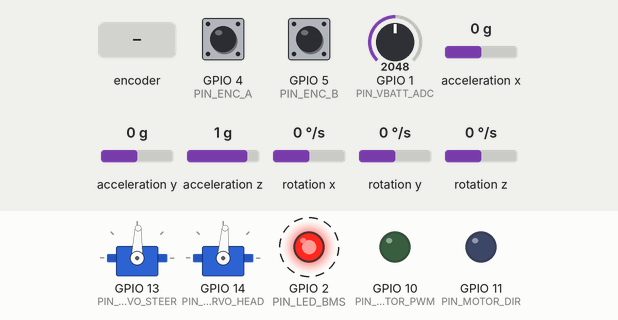
A program run on a simulated ESP32-S3. On the bench: 2 × servo, output pins drawn as LEDs (lit = HIGH). Wiring (from diagram.json): MPU-6050 motion sensor at I2C address 0x68. Dashed ring = blinking. The inputs (shaded band) are chosen by the test bench; at power-on: GPIO 1 (PIN_VBATT_ADC) = 2048, rotation x 0 °/s, acceleration z 1 g, GPIO 4 (PIN_ENC_A) HIGH, GPIO 5 (PIN_ENC_B) HIGH, acceleration x 0 g, acceleration y 0 g, rotation y 0 °/s, rotation z 0 °/s (analog values on the 0–4095 scale). What the program prints to the serial monitor is not drawn.

Above: at 1.49 s.
1.5 s: GPIO 1 (PIN_VBATT_ADC) set to 2688
At 1.7 s:
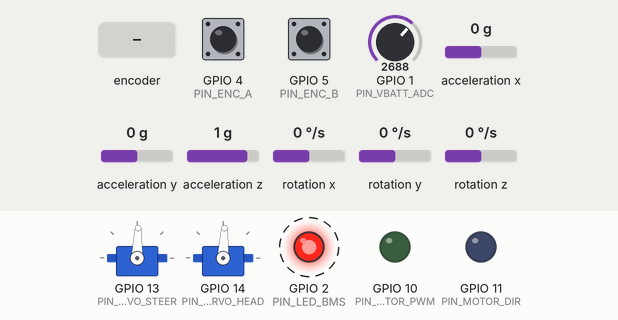
4.5 s: GPIO 1 (PIN_VBATT_ADC) set to 2774
At 5.4 s:
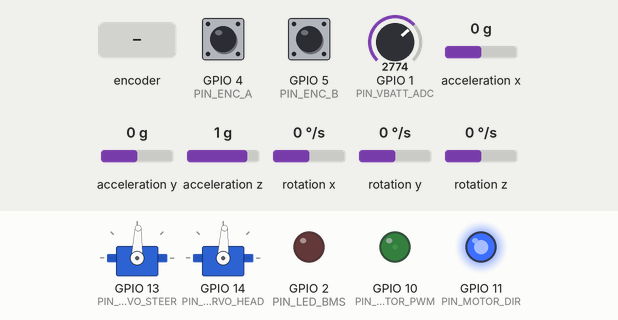
6.0 s: rotation x set to 100 °/s
At 6.45 s:
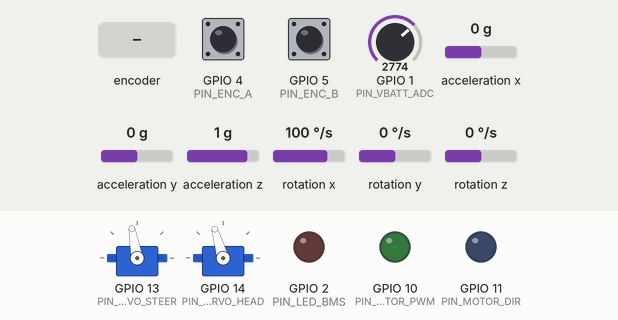
9.0 s: rotary encoder on GPIO 4 (PIN_ENC_A) / GPIO 5 (PIN_ENC_B) turned 1 step (first pin leading)
12.0 s: acceleration z set to 0.8 g
13.5 s: acceleration z set to 0.5 g
At 14.39 s:
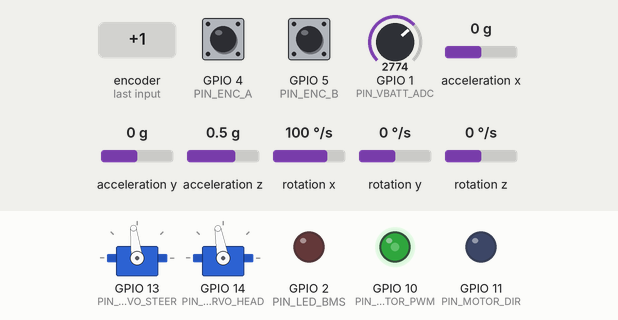
Timing chart, 0 to 26.6 s (numbered marks = the images above; inputs shaded):
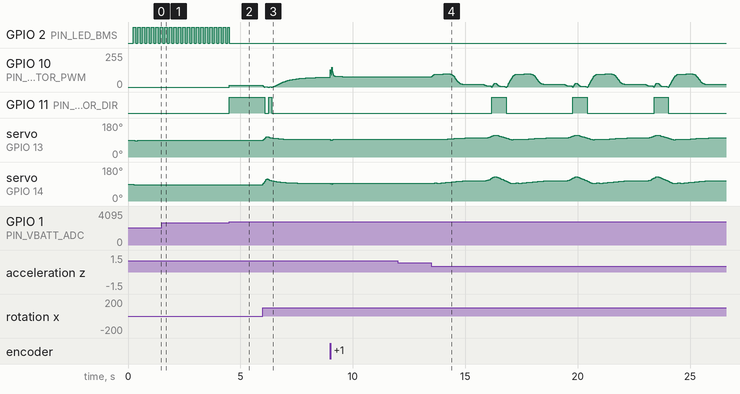

The program:

main.cpp
```cpp
#include <Arduino.h>
#include <Wire.h>
#include <ESP32Servo.h>
#include <math.h>
#include "bb8_policy.h"

// ============================================================================
// PINOUT ESP32-S3 (identique au schéma de câblage réel)
// ============================================================================
constexpr int PIN_VBATT_ADC   = 1;
constexpr int PIN_LED_BMS     = 2;
constexpr int PIN_ENC_A       = 4;
constexpr int PIN_ENC_B       = 5;
constexpr int PIN_I2C_SDA     = 8;
constexpr int PIN_I2C_SCL     = 9;
constexpr int PIN_MOTOR_PWM   = 10;
constexpr int PIN_MOTOR_DIR   = 11;
constexpr int PIN_SERVO_STEER = 13;
constexpr int PIN_SERVO_HEAD  = 14;

// Constantes physiques & sécurité (alignées sur bb8_env.py)
constexpr uint8_t MPU_ADDR       = 0x68;
constexpr float   DT_CTRL        = 0.02f;   // 50 Hz
constexpr float   SPHERE_RADIUS  = 0.25f;   // Rayon sphère BB-8 (m)
constexpr float   VBATT_CUTOFF   = 12.6f;   // Coupure BMS LiPo 4S
constexpr float   DIVIDER_RATIO  = 5.7f;    // (47k + 10k) / 10k
constexpr float   TICKS_PER_REV  = 20.0f;   // KY-040 Wokwi (remplacer par CPR*réducteur en réel)
constexpr float   MAX_STEER_RAD  = 0.50f;   // ±28.6°

Servo servoSteer;
Servo servoHead;

// Encodeur en quadrature (interruption matérielle)
volatile long encTicks = 0;
long prevEncTicks = 0;

void IRAM_ATTR onEncoderA() {
  if (digitalRead(PIN_ENC_B) == digitalRead(PIN_ENC_A)) {
    encTicks = encTicks + 1;
  } else {
    encTicks = encTicks - 1;
  }
}

// État capteurs
float g_est[3]     = {0.0f, 0.0f, -1.0f};
float accel_ms2[3] = {0.0f, 0.0f, 9.81f};
float gyro_rads[3] = {0.0f, 0.0f, 0.0f};
float omega_enc    = 0.0f;
float v_batt       = 16.0f;
float steer_pos    = 0.0f;  // Position pendule (rad) — remplacer par AS5600 ou STS3215 en réel

// État interne PPO v3 (identique à bb8_env.py)
bool  ppo_mode       = true;
float cmd_v          = 0.0f;
float cmd_yaw        = 0.0f;
float action_filt[2] = {0.0f, 0.0f};
float v_err_int      = 0.0f;
float yaw_err_int    = 0.0f;

// Consignes mode manuel
float manual_pwm   = 0.0f;
float manual_steer = 0.0f;

bool initMPU6050() {
  Wire.beginTransmission(MPU_ADDR);
  Wire.write(0x6B);
  Wire.write(0x00);
  return (Wire.endTransmission() == 0);
}

bool readMPU6050() {
  Wire.beginTransmission(MPU_ADDR);
  Wire.write(0x3B);
  if (Wire.endTransmission(false) != 0) return false;
  if (Wire.requestFrom(MPU_ADDR, (uint8_t)14) != 14) return false;

  auto read16 = []() -> int16_t {
    return (int16_t)((Wire.read() << 8) | Wire.read());
  };

  int16_t ax = read16(), ay = read16(), az = read16();
  (void)read16();
  int16_t gx = read16(), gy = read16(), gz = read16();

  accel_ms2[0] = (ax / 16384.0f) * 9.81f;
  accel_ms2[1] = (ay / 16384.0f) * 9.81f;
  accel_ms2[2] = (az / 16384.0f) * 9.81f;

  constexpr float DEG2RAD = 3.14159265f / 180.0f;
  gyro_rads[0] = (gx / 131.0f) * DEG2RAD;
  gyro_rads[1] = (gy / 131.0f) * DEG2RAD;
  gyro_rads[2] = (gz / 131.0f) * DEG2RAD;
  return true;
}

void updateComplementaryFilter(float dt) {
  float cross[3] = {
    gyro_rads[1] * g_est[2] - gyro_rads[2] * g_est[1],
    gyro_rads[2] * g_est[0] - gyro_rads[0] * g_est[2],
    gyro_rads[0] * g_est[1] - gyro_rads[1] * g_est[0]
  };
  float g_pred[3] = {
    g_est[0] - cross[0] * dt,
    g_est[1] - cross[1] * dt,
    g_est[2] - cross[2] * dt
  };
  float n_pred = sqrtf(g_pred[0]*g_pred[0] + g_pred[1]*g_pred[1] + g_pred[2]*g_pred[2]);
  if (n_pred > 1e-6f) {
    g_pred[0] /= n_pred; g_pred[1] /= n_pred; g_pred[2] /= n_pred;
  }

  float a_norm = sqrtf(accel_ms2[0]*accel_ms2[0] + accel_ms2[1]*accel_ms2[1] + accel_ms2[2]*accel_ms2[2]);
  if (a_norm > 6.5f && a_norm < 13.0f) {
    constexpr float alpha = 0.04f;
    for (int i = 0; i < 3; i++) {
      float g_acc = -accel_ms2[i] / a_norm;
      g_est[i] = (1.0f - alpha) * g_pred[i] + alpha * g_acc;
    }
    float n = sqrtf(g_est[0]*g_est[0] + g_est[1]*g_est[1] + g_est[2]*g_est[2]);
    if (n > 1e-6f) {
      g_est[0] /= n; g_est[1] /= n; g_est[2] /= n;
    }
  } else {
    for (int i = 0; i < 3; i++) g_est[i] = g_pred[i];
  }
}

void runPolicySelfTest() {
  float act_out[BB8_ACT_DIM];
  uint32_t t0 = micros();
  bb8_policy_step(BB8_TEST_OBS, act_out);
  uint32_t dt_us = micros() - t0;

  float max_err = 0.0f;
  for (int i = 0; i < BB8_ACT_DIM; ++i) {
    float e = fabsf(act_out[i] - BB8_TEST_ACT_REF[i]);
    if (e > max_err) max_err = e;
  }

  Serial.println("\n=== AUTO-TEST PPO v3 SUR ESP32-S3 ===");
  Serial.printf("  Sortie ESP32 : [%+.5f, %+.5f]\n", act_out[0], act_out[1]);
  Serial.printf("  Ref PyTorch  : [%+.5f, %+.5f]\n", BB8_TEST_ACT_REF[0], BB8_TEST_ACT_REF[1]);
  Serial.printf("  Ecart max    : %.2e  -> %s\n", max_err, max_err < 1e-4f ? "OK" : "ERREUR");
  Serial.printf("  Temps infer. : %lu us\n", (unsigned long)dt_us);
}

void handleSerialCommands() {
  while (Serial.available()) {
    char c = (char)tolower(Serial.read());
    if (c == 'm') {
      ppo_mode = !ppo_mode;
      v_err_int = 0.0f;
      yaw_err_int = 0.0f;
      action_filt[0] = 0.0f;
      action_filt[1] = 0.0f;
      Serial.printf(">>> Mode bascule : %s\n", ppo_mode ? "PPO v3" : "MANUEL");
    } else if (ppo_mode) {
      if (c == 'z') cmd_v = constrain(cmd_v + 0.25f, -0.80f, 1.48f);
      else if (c == 's') cmd_v = constrain(cmd_v - 0.25f, -0.80f, 1.48f);
      else if (c == 'q') cmd_yaw = constrain(cmd_yaw + 0.20f, -0.78f, 0.78f);
      else if (c == 'd') cmd_yaw = constrain(cmd_yaw - 0.20f, -0.78f, 0.78f);
      else if (c == 'x') { cmd_v = 0.0f; cmd_yaw = 0.0f; v_err_int = 0.0f; yaw_err_int = 0.0f; }
    } else {
      if (c == 'z') manual_pwm = constrain(manual_pwm + 0.25f, -1.0f, 1.0f);
      else if (c == 's') manual_pwm = constrain(manual_pwm - 0.25f, -1.0f, 1.0f);
      else if (c == 'q') manual_steer = constrain(manual_steer + 0.20f, -MAX_STEER_RAD, MAX_STEER_RAD);
      else if (c == 'd') manual_steer = constrain(manual_steer - 0.20f, -MAX_STEER_RAD, MAX_STEER_RAD);
      else if (c == 'x') { manual_pwm = 0.0f; manual_steer = 0.0f; }
    }
  }
}

void setup() {
  Serial.begin(115200);
  delay(200);

  pinMode(PIN_LED_BMS, OUTPUT);
  pinMode(PIN_MOTOR_DIR, OUTPUT);
  pinMode(PIN_MOTOR_PWM, OUTPUT);
  pinMode(PIN_ENC_A, INPUT_PULLUP);
  pinMode(PIN_ENC_B, INPUT_PULLUP);
  attachInterrupt(digitalPinToInterrupt(PIN_ENC_A), onEncoderA, CHANGE);

  analogReadResolution(12);
  Wire.begin(PIN_I2C_SDA, PIN_I2C_SCL, 400000);
  bool imu_ok = initMPU6050();

  servoSteer.setPeriodHertz(50);
  servoHead.setPeriodHertz(50);
  servoSteer.attach(PIN_SERVO_STEER, 500, 2400);
  servoHead.attach(PIN_SERVO_HEAD, 500, 2400);
  servoSteer.write(90);
  servoHead.write(90);

  Serial.println("\n=== BB-8 FIRMWARE PPO v3 SIM-TO-REAL (ESP32-S3 @ 50 Hz) ===");
  Serial.printf("MPU-6050 I2C : %s\n", imu_ok ? "OK" : "ERREUR");
  runPolicySelfTest();
  Serial.println("Commandes : z/s (vitesse) | q/d (lacet) | x (stop) | m (PPO/Manuel)\n");
}

void loop() {
  static uint32_t lastTickUs = micros();
  static uint32_t printCounter = 0;

  uint32_t nowUs = micros();
  if (nowUs - lastTickUs < 20000) return; // 50 Hz strict
  lastTickUs += 20000;
  uint32_t tStartUs = micros();

  handleSerialCommands();

  // 1. Batterie LiPo 4S
  int rawAdc = analogRead(PIN_VBATT_ADC);
  v_batt = (rawAdc / 4095.0f) * 3.3f * DIVIDER_RATIO;
  bool lowBatt = (v_batt <= VBATT_CUTOFF);

  // 2. IMU + filtre complémentaire g_est
  readMPU6050();
  updateComplementaryFilter(DT_CTRL);

  // 3. Encodeur propulsion + vitesse absolue coque
  long ticks = encTicks;
  long dTicks = ticks - prevEncTicks;
  prevEncTicks = ticks;
  omega_enc = ((float)dTicks / TICKS_PER_REV) * (2.0f * 3.14159265f) / DT_CTRL;
  float omega_shell_est = omega_enc + gyro_rads[1];

  // 4. Intégrateurs d'erreur vitesse & lacet (identiques à bb8_env.py lignes 315-318)
  float v_shell_est = omega_shell_est * SPHERE_RADIUS;
  float yaw_est = -(gyro_rads[0] * g_est[0] + gyro_rads[1] * g_est[1] + gyro_rads[2] * g_est[2]);
  if (lowBatt) {
    v_err_int = 0.0f;
    yaw_err_int = 0.0f;
  } else {
    v_err_int   = bb8_clamp(0.96f * v_err_int   + (cmd_v   - v_shell_est) * DT_CTRL, -1.5f, 1.5f);
    yaw_err_int = bb8_clamp(0.96f * yaw_err_int + (cmd_yaw - yaw_est)     * DT_CTRL, -1.5f, 1.5f);
  }

  // 5. Inférence PPO v3 sur les 16 observations EXACTES de bb8_env.py
  float pwm_cmd = manual_pwm;
  float steer_cmd_rad = manual_steer;
  uint32_t inferUs = 0;

  if (ppo_mode) {
    float v_batt_norm = (v_batt - 14.8f) / 2.0f;

    float obs[BB8_OBS_DIM] = {
      g_est[0], g_est[1], g_est[2],
      gyro_rads[0], gyro_rads[1], gyro_rads[2],
      omega_enc,
      omega_shell_est,
      steer_pos,
      v_batt_norm,
      action_filt[0],
      action_filt[1],
      cmd_v,
      cmd_yaw,
      v_err_int,
      yaw_err_int
    };

    float raw_act[BB8_ACT_DIM];
    uint32_t tInf0 = micros();
    bb8_policy_step(obs, raw_act);
    inferUs = micros() - tInf0;

    // Filtrage passe-bas + limiteur de pente (identique à bb8_env.py lignes 244-254)
    float target_pwm   = action_filt[0] + 0.45f * (raw_act[0] - action_filt[0]);
    float target_steer = action_filt[1] + 0.35f * (raw_act[1] - action_filt[1]);

    float pwm_f   = action_filt[0] + bb8_clamp(target_pwm   - action_filt[0], -0.22f, 0.22f);
    float steer_f = action_filt[1] + bb8_clamp(target_steer - action_filt[1], -0.09f, 0.09f);

    action_filt[0] = bb8_clamp(pwm_f,   -1.0f, 1.0f);
    action_filt[1] = bb8_clamp(steer_f, -1.0f, 1.0f);

    pwm_cmd = action_filt[0];
    steer_cmd_rad = action_filt[1] * MAX_STEER_RAD;
    steer_pos += 0.25f * (steer_cmd_rad - steer_pos);
  }

  // 6. Sécurité BMS + sorties actionneurs
  float pwm_out = lowBatt ? 0.0f : pwm_cmd;
  digitalWrite(PIN_MOTOR_DIR, pwm_out < 0.0f ? HIGH : LOW);
  analogWrite(PIN_MOTOR_PWM, (int)(fabsf(pwm_out) * 255.0f));

  if (lowBatt) {
    digitalWrite(PIN_LED_BMS, (printCounter % 5 == 0) ? !digitalRead(PIN_LED_BMS) : digitalRead(PIN_LED_BMS));
  } else {
    digitalWrite(PIN_LED_BMS, LOW);
  }

  int degSteer = constrain(90 + (int)(steer_cmd_rad * 57.2958f), 55, 125);
  int degHead  = constrain(90 + (int)(steer_cmd_rad * 1.5f * 57.2958f), 35, 145);
  servoSteer.write(degSteer);
  servoHead.write(degHead);

  uint32_t execUs = micros() - tStartUs;

  // Télémétrie 5 Hz (compatible analyze_wokwi.py)
  if (++printCounter % 10 == 0) {
    Serial.printf(
      "V_batt=%5.2fV %s | g_est=(%+.2f,%+.2f,%+.2f) | gyroY=%+.2f | w_enc=%+5.1f | PWM=%+.2f | Steer=%3d deg | loop=%lu us (PPO=%lu us)\n",
      v_batt, lowBatt ? "[BMS CUTOFF!]" : "[OK]         ",
      g_est[0], g_est[1], g_est[2],
      gyro_rads[1], omega_enc, pwm_out, degSteer,
      (unsigned long)execUs, (unsigned long)inferUs
    );
  }
}
```

Source omitted: bb8_policy.h (339395 bytes)

Measured:
- the behaviour switches between 2743 and 2744 on GPIO 1 (PIN_VBATT_ADC) (found by bisection; images 1 and 2)
- the behaviour switches between 0.7 and 0.6 g on acceleration z (found by bisection; images 3 and 4)
- after the input at 1.5 s, servo on GPIO 14 (PIN_SERVO_HEAD): 86° → 87° at once
- after the input at 4.5 s, GPIO 10 (PIN_MOTOR_PWM): 0/255 → 14/255 at once; GPIO 11 (PIN_MOTOR_DIR): LOW → HIGH at once
- after the input at 6.0 s, GPIO 11 (PIN_MOTOR_DIR): HIGH → LOW after 0.08 s, → HIGH 0.18 s later, → LOW 0.14 s later; servo on GPIO 13 (PIN_SERVO_STEER): rises from 88° to 108° in 0.18 s, then falls to 93° in 1.3 s; servo on GPIO 14 (PIN_SERVO_HEAD): rises from 87° to 117° in 0.18 s, then falls to 95° in 1.3 s
- after the input at 12.0 s, every drawn part: stays the same
- by itself, GPIO 2 (PIN_LED_BMS): alternates HIGH for 0.10 s and LOW for 0.10 s
